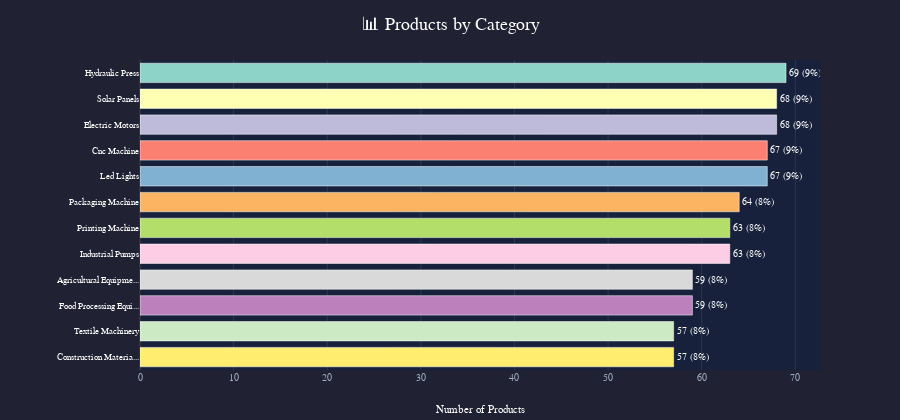

Notebook cell for this chart:
### Markdown cell above
## 🏷️ Section 8: Category Distribution Analysis

Interactive visualization of product distribution across categories:
- Animated pie charts and bar charts
- Category-wise product counts
- Comparative analysis between categories

### Code cell
# 🏷️ Category Distribution Analysis - Simple & Clear

if 'category' in df_products.columns:
    category_counts = df_products['category'].value_counts().reset_index()
    category_counts.columns = ['Category', 'Count']
    category_counts['Percentage'] = (category_counts['Count'] / category_counts['Count'].sum() * 100).round(1)
    
    # Shorten category names for better display
    category_counts['ShortName'] = category_counts['Category'].apply(
        lambda x: x.replace('search:', '').title()[:20] + ('...' if len(x.replace('search:', '')) > 20 else '')
    )
    
    n_cats = len(category_counts)
    colors = px.colors.qualitative.Set3[:n_cats] if n_cats <= 12 else px.colors.sample_colorscale('Turbo', [i/(n_cats-1) for i in range(n_cats)])
    
    # Simple Horizontal Bar Chart - Most Understandable
    fig_category = go.Figure()
    
    fig_category.add_trace(go.Bar(
        y=category_counts['ShortName'][::-1],  # Reverse for top-to-bottom
        x=category_counts['Count'][::-1],
        orientation='h',
        marker=dict(
            color=colors[::-1],
            line=dict(color='rgba(255,255,255,0.5)', width=1)
        ),
        text=category_counts.apply(lambda x: f"{x['Count']} ({x['Percentage']:.0f}%)", axis=1)[::-1],
        textposition='outside',
        textfont=dict(color='white', size=10),
        hovertemplate="<b>%{y}</b><br>Products: %{x:,}<br>Share: %{text}<extra></extra>"
    ))
    
    fig_category.update_layout(
        title=dict(
            text='📊 Products by Category',
            font=dict(size=18, color='white'),
            x=0.5
        ),
        xaxis=dict(
            title=dict(text='Number of Products', font=dict(size=11, color='white')),
            tickfont=dict(color='#a0aec0', size=10),
            gridcolor='rgba(160, 174, 192, 0.15)'
        ),
        yaxis=dict(
            tickfont=dict(color='white', size=9),
            ticklabelposition='outside'
        ),
        height=max(400, n_cats * 35),  # Dynamic height
        paper_bgcolor='rgba(26, 26, 46, 0.97)',
        plot_bgcolor='rgba(22, 33, 62, 0.85)',
        margin=dict(l=140, r=80, t=60, b=50),
        bargap=0.25
    )
    fig_category.show()
    
    # Summary stats
    print("\n" + "═" * 60)
    print("📊 CATEGORY SUMMARY")
    print("═" * 60)
    print(f"Total Categories: {n_cats} | Total Products: {category_counts['Count'].sum():,}")
    print(f"\n🏆 Top 3: {', '.join(category_counts['ShortName'].head(3).tolist())}")
else:
    print("⚠️ No category data available")

### Figure 1 — Plotly figure (JSON) as saved in the notebook; plotly's stock layout.template omitted (floating-point values rounded to 4 significant figures)
{"data": [{"hovertemplate": "<b>%{y}</b><br>Products: %{x:,}<br>Share: %{text}<extra></extra>", "marker": {"color": ["rgb(255,237,111)", "rgb(204,235,197)", "rgb(188,128,189)", "rgb(217,217,217)", "rgb(252,205,229)", "rgb(179,222,105)", "rgb(253,180,98)", "rgb(128,177,211)", "rgb(251,128,114)", "rgb(190,186,218)", "rgb(255,255,179)", "rgb(141,211,199)"], "line": {"color": "rgba(255,255,255,0.5)", "width": 1}}, "orientation": "h", "text": ["57 (8%)", "57 (8%)", "59 (8%)", "59 (8%)", "63 (8%)", "63 (8%)", "64 (8%)", "67 (9%)", "67 (9%)", "68 (9%)", "68 (9%)", "69 (9%)"], "textfont": {"color": "white", "size": 10}, "textposition": "outside", "type": "bar", "x": [57, 57, 59, 59, 63, 63, 64, 67, 67, 68, 68, 69], "y": ["Construction Materia...", "Textile Machinery", "Food Processing Equi...", "Agricultural Equipme...", "Industrial Pumps", "Printing Machine", "Packaging Machine", "Led Lights", "Cnc Machine", "Electric Motors", "Solar Panels", "Hydraulic Press"]}], "layout": {"bargap": 0.25, "height": 420, "margin": {"b": 50, "l": 140, "r": 80, "t": 60}, "paper_bgcolor": "rgba(26, 26, 46, 0.97)", "plot_bgcolor": "rgba(22, 33, 62, 0.85)", "title": {"font": {"color": "white", "size": 18}, "text": "📊 Products by Category", "x": 0.5}, "xaxis": {"gridcolor": "rgba(160, 174, 192, 0.15)", "tickfont": {"color": "#a0aec0", "size": 10}, "title": {"font": {"color": "white", "size": 11}, "text": "Number of Products"}}, "yaxis": {"tickfont": {"color": "white", "size": 9}, "ticklabelposition": "outside"}}}
